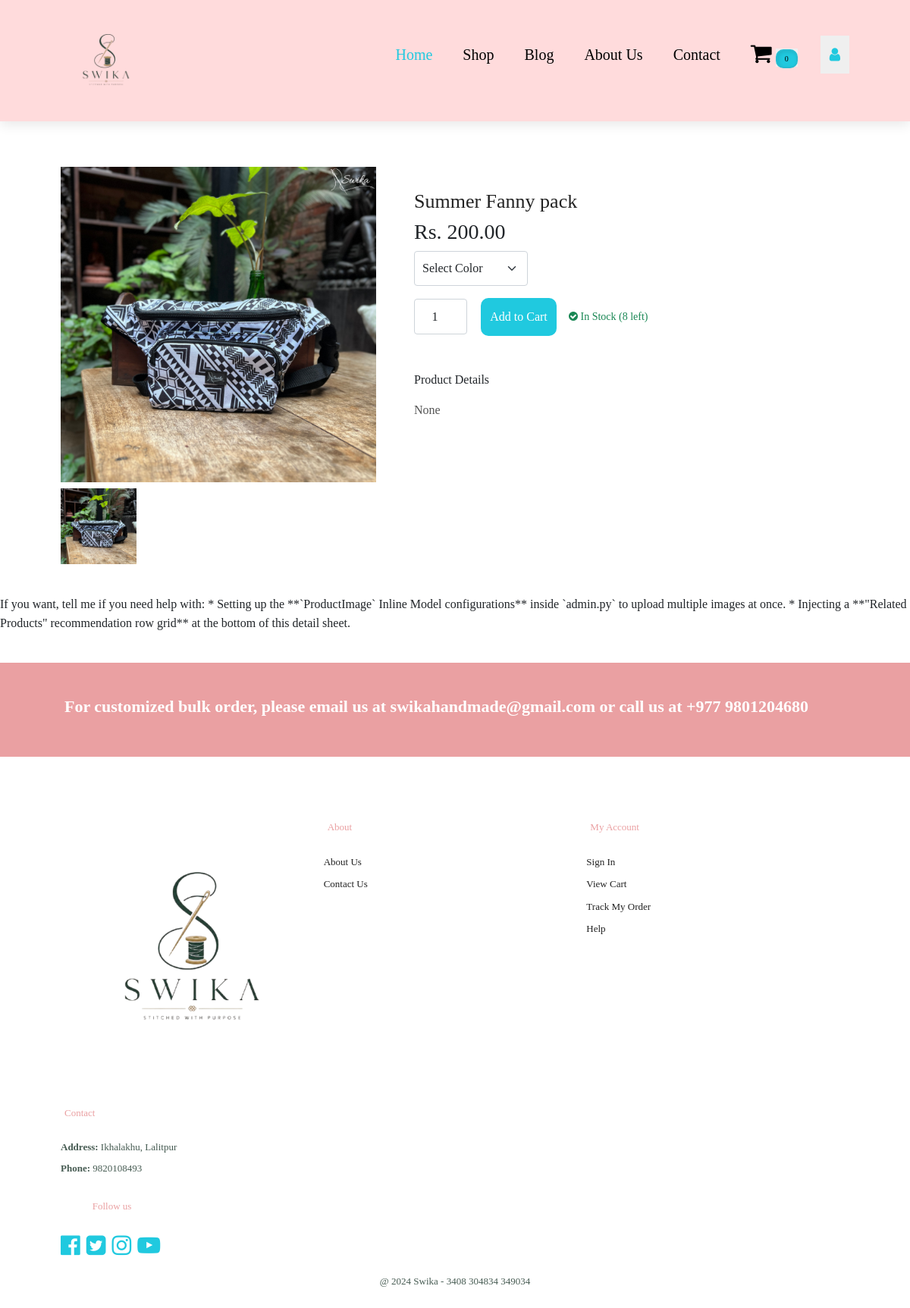
Page /product/5/ on the earlier database version.
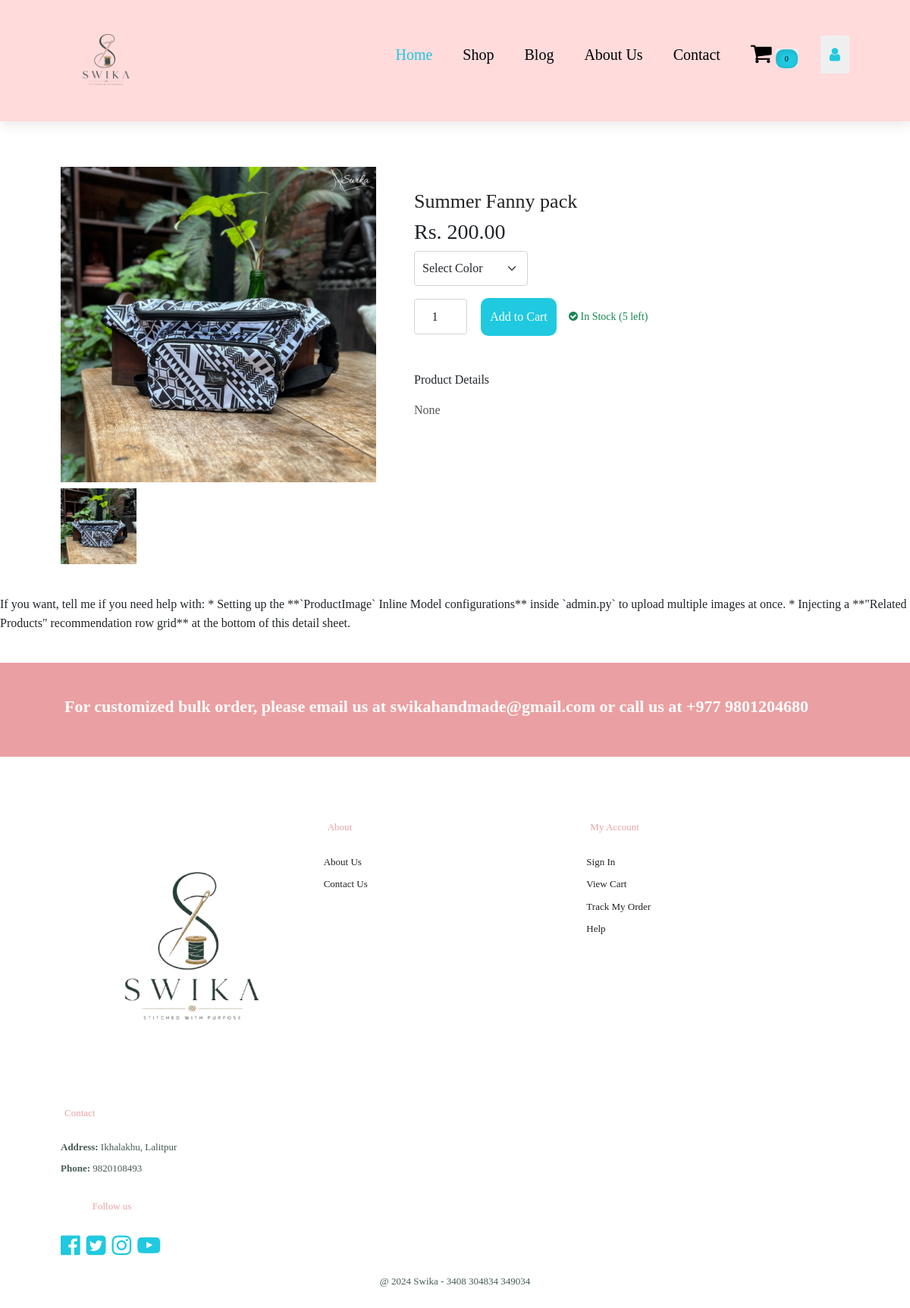
Same page on the later database version.
### home/models.py (models this page shows, shortened)
class Product(models.Model):
    name = models.CharField(max_length=50)
    price = models.DecimalField(default=0, decimal_places=2, max_digits=7)
    category = models.ForeignKey(Category, on_delete=models.CASCADE, default=1)
    description = models.CharField(max_length=250, default='', blank=True, null=True)
    image = models.ImageField(upload_to='uploads/product/')
    stock_quantity = models.IntegerField(default=10, help_text="Available stock items count")
    is_sale = models.BooleanField(default=False)
    sale_price = models.DecimalField(default=0, decimal_places=2, max_digits=7)

### home/views.py (the view)
# urls.py: path('product/<int:pk>/', views.product, name='product'), # Added trailing slash for consistency
def product(request, pk):
    product_obj = get_object_or_404(Product, id=pk)
    extra_carousel_images = product_obj.images.all()
    return render(request, 'singleproduct.html', {'product': product_obj, 'carousel_images': extra_carousel_images})

### cart/cart.py (called while the page is built)
    def __len__(self):
        return sum(self.cart.values())

### cart/context_processor.py (called while the page is built)
def cart(request):
    return {'cart': Cart(request)}

### home/templates/singleproduct.html (shortened to what this page needs)
{% extends 'base.html' %}
{% load static %}
{% block content %}
<section id="header">
  <a href="{% url 'home' %}"><img src="{% static '/img/swika.png' %}" class="logo" alt="logo"></a>
  <div>
    <ul id="navbar">
      <li><a class="active" href="{% url 'home' %}">Home</a></li>
      <li><a href="{% url 'category_summary' %}">Shop</a></li>
      <li><a href="{% url 'blog' %}">Blog</a></li>
      <li><a href="{% url 'about' %}">About Us</a></li>
      <li><a href="{% url 'contact' %}">Contact</a></li>
      <li id="lg-bag">
        <a href="{% url 'cart_summary' %}">
          <i style="font-size: 30px;" class="fa fa-shopping-cart" aria-hidden="true"></i>
        </a>
        <button><span class="quantity nav-cart-badge-class" id="cart_quantity">{{ cart|length }}</span></button>
      </li>
      {% if user.is_authenticated %}
      <div class="dropydown">
        <button>{{ user.username }}</button>
        <div class="dropdown-menu">
          <a href="{% url 'update_profile' %}" class="dropdown-items">Profile</a>
          <form method="POST" action="{% url 'logout' %}" style="margin: 0;">
            {% csrf_token %}
            <a href="#" onclick="event.preventDefault(); this.parentElement.submit();" class="dropdown-items">Logout</a>
          </form>
        </div>
      </div>
      {% else %}
      <div class="dropydown">
        <button><i class="fa fa-user" aria-hidden="true"></i></button>
      </div>
      {% endif %}
    </ul>
  </div>
</section>
<section id="productdetails" class="section-p1">
   <div class="single-pro-image">
     <img src="{{ product.image.url }}" width="100%" id="BigImg" alt="{{ product.name }}" />
      <div class="small-img-group" style="display: flex; justify-content: space-between; margin-top: 8px;">
         <div class="small-img-col" style="flex-basis: 24%; cursor: pointer;">
           <img src="{{ product.image.url }}" width="100%" class="smallimg" alt="Main View" />
         </div>
      </div>
   </div>
    <div class="single-pro-details">
      <h2>{{ product.name }}</h2>
      <h3>
        Rs. {% if product.sale_price > 0 %}{{ product.sale_price }}{% else %}{{ product.price }}{% endif %}
      </h3>
      <select class="form-select mb-3" style="max-width: 150px; padding: 10px; border-radius: 4px;">
         <option>Select Color</option>
      </select>
      <div class="d-flex align-items-center gap-2 mb-4">
          <input type="number" value="1" id="qty-cart" min="1" max="{{ product.stock_quantity }}" class="form-control text-center" style="width: 70px; padding: 10px;">
          {% if product.stock_quantity > 0 %}
              <button class="active" type="button" value="{{ product.id }}" id="add-cart">Add to Cart</button>
              <div class="ms-2"><span class="text-success small fw-semibold"><i class="fa fa-check-circle" aria-hidden="true"></i> In Stock ({{ product.stock_quantity }} left)</span></div>
          {% else %}
              <button class="btn btn-secondary" disabled style="cursor: not-allowed; padding: 12px 30px; border-radius: 4px;">Out of Stock</button>
              <div class="ms-2"><span class="badge bg-danger text-white">Sold Out</span></div>
          {% endif %}
      </div>
      <br>
      <h6>Product Details</h6>
      <span style="line-height: 1.6; color: #555; display: inline-block; margin-top: 10px;">{{ product.description }}</span>
  </div>
</section>
<FollowUp>
If you want, tell me if you need help with:
* Setting up the **`ProductImage` Inline Model configurations** inside `admin.py` to upload multiple images at once.
* Injecting a **"Related Products" recommendation row grid** at the bottom of this detail sheet.
</FollowUp>
{% endblock %}

### home/templates/base.html (shortened to what this page needs)
<!DOCTYPE html>
{% load static %}
<html lang="en">
<head>
    <link rel="stylesheet"  href="{% static 'Electronic.css' %}">
    <link rel="stylesheet" href="https://cdnjs.cloudflare.com/ajax/libs/font-awesome/4.7.0/css/font-awesome.min.css">
    <link rel="stylesheet" href="{% static 'css/bootstrap.min.css' %}">
</head>
    <body>
    {% block content %}
    {% endblock  %}
   <section id="newsletter" class="section-p1 section-m1">
      <div class="newstext">
        <h4>For customized bulk order, please email us at swikahandmade@gmail.com or call us at +977 9801204680</h4>
      </div>
   </section>
    <footer class="section-p1">
       <div class="col">
       <img class="logo" src="{% static '/img/swika.png' %}" alt="SwikaLogo"></img>
       <h4>Contact</h4>
       <p><strong>Address:</strong> Ikhalakhu, Lalitpur</p>
       <p><strong>Phone:</strong> 9820108493</p>
       <div class="follow">
       <h4>Follow us</h4>
       <div class="icon">
         <i class="fa fa-facebook-official" aria-hidden="true" style="font-size: 30px;"></i>
         <i class="fa fa-twitter-square" aria-hidden="true" style="font-size: 30px;"></i>
         <i class="fa fa-instagram" aria-hidden="true" style="font-size: 30px;"></i>
         <i class="fa fa-youtube-play" aria-hidden="true" style="font-size: 30px;"></i>
       </div>
       </div>
       </div>
       <div class="col">
       <h4>About</h4>
       <a href="{% url 'about' %}">About Us</a>
       <a href="{% url 'contact' %}">Contact Us</a>
       </div>
       <div class="col">
       <h4>My Account</h4>
       <a href="{% url 'login' %}">Sign In</a>
       <a href="{% url 'cart_summary' %}">View Cart</a>
       <a href="{% url 'order_history' %}">Track My Order</a>
       <a href="#">Help</a>
       </div>
       <div class="copyright">
        <p>@ 2024 Swika - 3408 304834 349034</p>
       </div>
    </footer>
    </body>
</html>

### static/Electronic.css (style rules this page uses)
html, body { overflow-x: hidden; max-width: 100%; margin: 0; padding: 0; }
img, video, iframe { max-width: 100%; height: auto; }
* { margin: 0; padding: 0; box-sizing: border-box; font-family: 'Pacifico', cursive; }
h2 { font-size: 46px; line-height: 54px; color: #222; }
h4 { font-size: 20px; color: #222; }
h6 { font-weight: 700; font-size: 12px; }
p { font-size: 16px; color: #465b52; margin: 15px 6 20px 0; }
.section-p1 { padding: 40px 80px; }
.section-m1 { margin: 40px 0; }
body { width: 100% }
#header { display: flex; align-items: center; justify-content: space-between; padding: 20px 80px; background-color: #ffdbdc; box-shadow: 0 5px 15px rgba(0, 0, 0, 0.09); z-index: 999; position: sticky; top: 0; left: 0; }
#header .logo { max-width: 120px; height: auto; }
#navbar { display: flex; align-items: center; justify-content: center; }
#navbar li { list-style: none; padding: 0 20px; position: relative; }
#navbar li a { text-decoration: none; font-size: 20px; font-weight: 600px; color: rgb(0, 0, 0); transition: 0.3s ease; }
#navbar .dropydown { overflow: hidden; }
#navbar .dropydown button { font-size: 20px; border: none; outline: none; color: #20C9DF; padding: 10px 12px; transition: 0.3s; cursor: pointer; margin-left: 10px; }
#navbar li button span.quantity { font-size: 10px; background-color: #20C9DF; padding: 5px 10px; border-radius: 10px; border: 2px solid #83000010; cursor: pointer; transition: 0.3s; box-shadow: inset 2px 2px 5px rgba(0, 0, 0, 0.1); }
#navbar li button { border: none; }
#navbar li a:hover, #navbar li a.active { color: #20C9DF; }
#newsletter { display: flex; justify-content: space-between; flex-wrap: wrap; align-items: center; background-color: #eaa0a2; }
#newsletter h4 { font-size: 22px; font-weight: 700; color: #fff; padding: 5px; }
footer { display: flex; flex-wrap: wrap; justify-content: space-between; }
footer .col { display: flex; flex-direction: column; align-items: flex-start; margin-bottom: 20px; }
footer .logo { margin-bottom: 30px; }
footer h4 { font-size: 13px; padding-bottom: 20px; }
footer p { font-size: 13px; margin: 0 0 8px 0; }
footer a { font-size: 13px; text-decoration: none; color: #222; margin-bottom: 10px; }
footer .follow { margin-top: 20px; }
footer .follow i { color: #20C9DF; padding-right: 4px; cursor: pointer; }
footer .copyright { width: 100%; text-align: center; }
#productdetails { display: flex; margin-top: 20px; }
#productdetails .single-pro-image { width: 40%; margin-right: 50px; }
.small-img-group { display: flex; justify-content: space-between; }
.small-img-col { flex-basis: 24%; cursor: pointer; }
#productdetails .single-pro-details { width: 50%; padding-top: 30px; }
#productdetails .single-pro-details h2 { font-size: 26px; }
#productdetails .single-pro-details select { display: block; padding: 5px 10px; margin-bottom: 10px; }
#productdetails .single-pro-details input { width: 50px; height: 47px; padding-left: 10px; font-size: 16px; margin-right: 10px; }
#productdetails .single-pro-details button { background-color: #20C9DF; color: #fff; width: 100px; height: 50px; padding: 5px; border-radius: 10px; transition: 0.3s; border: none; }
#productdetails .single-pro-details span { line-height: 25px; }
.single-pro-image #BigImg, .smallimg { transition: 0.3s all ease-in-out; }
.signup-section .signup-container h1,h4 { color: #eaa0a2; text-align: center; padding: 5px; }

Differences in the rows shown:
changed Product "Summer Fanny pack": stock_quantity "8" → "5"
